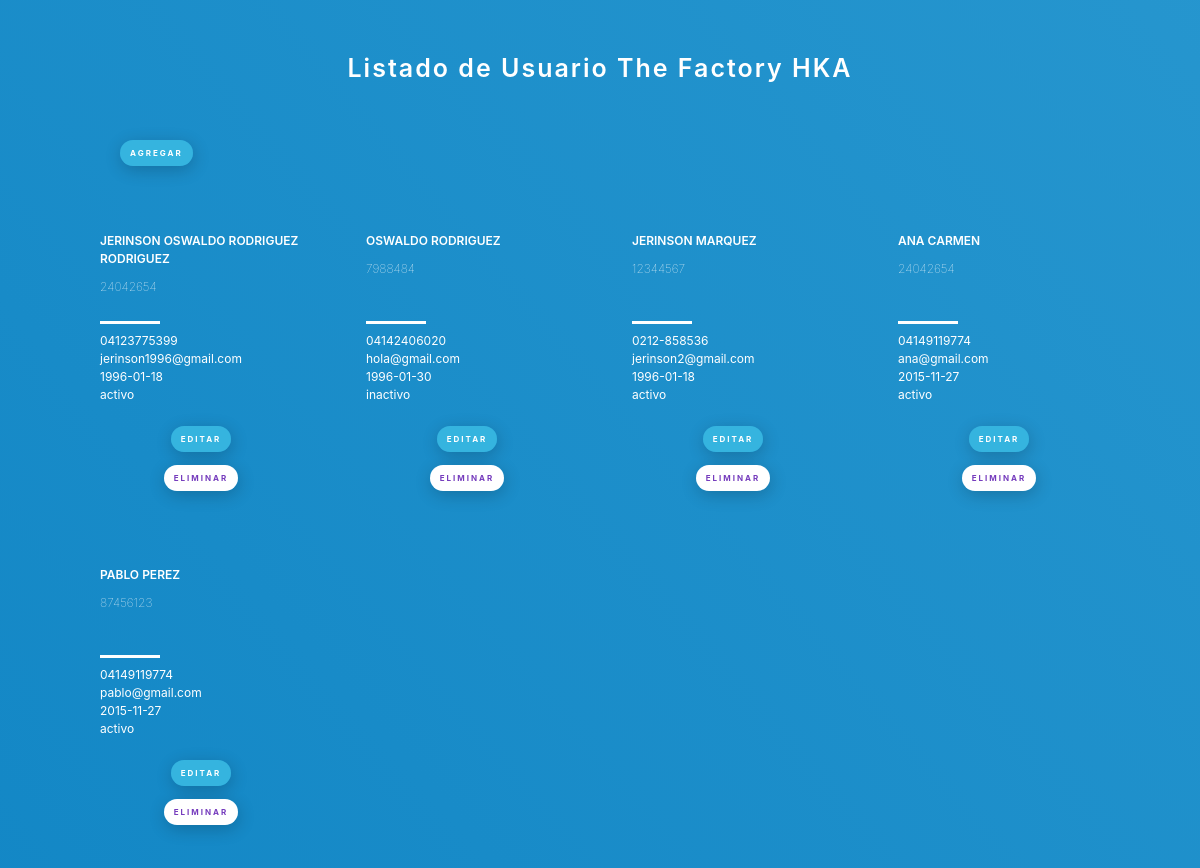
The page / on the database its author committed.
### tables this page shows
CREATE TABLE `usuario` (
  `id` int(11) NOT NULL,
  `cedula` varchar(8) NOT NULL,
  `nombre` varchar(250) NOT NULL,
  `apellido` varchar(250) NOT NULL,
  `telefono` varchar(11) NOT NULL,
  `email` varchar(100) NOT NULL,
  `fecha_nac` date NOT NULL,
  `estatus` varchar(10) NOT NULL
);

### index.php (the view, shortened to what this page needs)
<!DOCTYPE html>
<html lang="en">
<head>
	<link rel="stylesheet" href="https://cdnjs.cloudflare.com/ajax/libs/font-awesome/4.7.0/css/font-awesome.min.css">
	<link rel="stylesheet" href="https://cdnjs.cloudflare.com/ajax/libs/bulma/0.4.3/css/bulma.min.css">
	<link rel="stylesheet" href="css/style.css">
</head>
<body>
	<div class="degradado"></div>
<div class="contenedor-title">
	<h1>Listado de Usuario The Factory HKA </h1>
</div>
<div class="agregar">
	<a href="agregar.php" class="editar">Agregar</a>
</div>
<div class="padre-tarjetas-usuarios columns is-multiline">
	<?php
		include 'conexion1.php';
		$res = $mysqli->query("SELECT * FROM usuario");
		while ($f = $res->fetch_object()) {
	?>
    <div class=" column is-one-quarter-desktop is-half-tablet">
        <div class="contenedor-tarjeta-usuario">
            <div class="contenedor-titulos-usuario">
                <h4><?php echo $f->nombre.' '.$f->apellido;?> </h4>
                <p><?php echo $f->cedula;?></p>
            </div>
            <div class="contenedor-descrip-usuario">
                <ul>
					<li class="item"><?php echo $f->telefono;?></li>
					<li class="item"><?php echo $f->email;?></li>
					<li class="item"><?php echo $f->fecha_nac;?></li>
					<li class="item"><?php echo $f->estatus;?></</li>
                </ul>
			</div>
			<div class="contendorbotoneditar">
				<a href="editar.php?id=<?php echo $f->id;?>" class="editar">Editar</a>
			</div>
			<div class="contendorbotoneditar">
				<a href="eliminarusuario.php?id=<?php echo $f->id;?>" class="registro">Eliminar</a>
			</div>
        </div>
    </div>
	<?php
		}
	?>
</div>
</body>
</html>

### css/style.css (style rules this page uses)
*, html, body { padding: 0; margin:0; color: white; }
body { overflow: hidden; }
.contenedor-title { width: 100%; text-align: center; padding: 50px; }
.contenedor-title h1 { font-size: 25px; font-weight: 600; letter-spacing: 2px; }
.padre-tarjetas-usuarios { padding: 0 80px; position: relative; }
.contenedor-tarjeta-usuario { position: relative; padding: 20px; border-radius: 30px; transition: .5s; }
.contenedor-tarjeta-usuario::after { content: ""; position: absolute; top: 0; width: 100%; background: #13193d; height: 0%; left: 0; border-radius: 20px; -webkit-transition: .5s; transition: .5s; z-index: -1; }
.contenedor-titulos-usuario { height: 100px; position: relative; }
.contenedor-titulos-usuario::after { content: ""; position: absolute; left: 0; bottom: 8px; width: 60px; height: 3px; background: #fff; -webkit-transition: .5s; transition: .5s; }
.contenedor-titulos-usuario h4 { font-size: 12px; font-weight: 600; text-transform: uppercase; padding-bottom: 10px }
.contenedor-titulos-usuario p { font-size: 12px; font-weight: 100; position: relative; }
.contenedor-descrip-usuario ul { position: relative; font-size: 12px; padding-bottom: 20px; transition: 0.5s; }
.contenedor-descrip-usuario ul li { color :white; transition: 0.5s; }
.contendorbotoneditar { position: relative; width:100%; padding-bottom: 15px; text-align: center; }
.registro { background: #fff; border-radius: 2vh; padding: 8px 10px; font-size: 8px; color: #753bbd; font-weight: 700; text-transform: uppercase; letter-spacing: 2px; position: relative; -webkit-box-shadow: 1px 4px 17px rgba(0,0,0,.2); box-shadow: 1px 4px 17px rgba(0,0,0,.2); border-style: none; cursor: pointer; }
.editar { background: #35b4df; border-radius: 2vh; padding: 8px 10px; font-size: 8px; color: white; font-weight: 700; text-transform: uppercase; letter-spacing: 2px; position: relative; -webkit-box-shadow: 1px 4px 17px rgba(0,0,0,.2); box-shadow: 1px 4px 17px rgba(0,0,0,.2); border-style: none; cursor: pointer; }
.agregar { width: 80%; position: relative; margin: 0 auto; padding-bottom: 50px; }
.degradado { width: 200%; position: fixed; height: 200%; z-index: -1; background: linear-gradient(49deg, #080808, #0b81c2, #6cccef, #dcdcdc); background-size: 800% 800%; -webkit-animation: factory 11s ease infinite; -moz-animation: factory 11s ease infinite; animation: factory 11s ease infinite; }

### rows shown on the page
usuario: nombre "JERINSON OSWALDO", apellido "RODRIGUEZ RODRIGUEZ", cedula "24042654", telefono "04123775399", email "jerinson1996@gmail.com", fecha_nac "1996-01-18", estatus "activo"
usuario: nombre "OSWALDO", apellido "RODRIGUEZ", cedula "7988484", telefono "04142406020", email "hola@gmail.com", fecha_nac "1996-01-30", estatus "inactivo"
usuario: nombre "JERINSON", apellido "MARQUEZ", cedula "12344567", telefono "0212-858536", email "jerinson2@gmail.com", fecha_nac "1996-01-18", estatus "activo"
usuario: nombre "ANA", apellido "CARMEN", cedula "24042654", telefono "04149119774", email "ana@gmail.com", fecha_nac "2015-11-27", estatus "activo"
usuario: nombre "PABLO", apellido "PEREZ", cedula "87456123", telefono "04149119774", email "pablo@gmail.com", fecha_nac "2015-11-27", estatus "activo"
